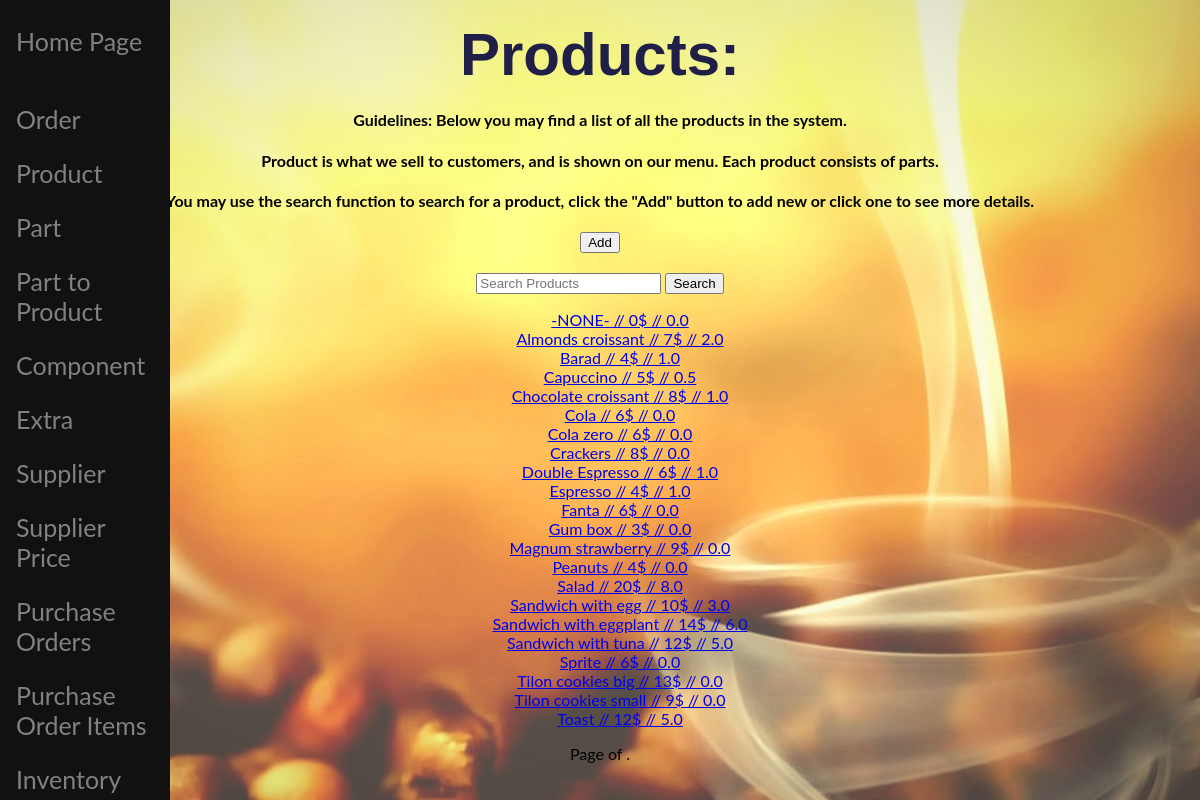
Screenshot of /polls/product_index/ with the database file from the repository.
### polls/models.py (models this page shows, shortened)
class Product(models.Model):
    pdes = models.CharField(max_length=48)  # description
    price = models.IntegerField(default=0)  # price of product
    prep = models.FloatField(default=0.0)  # time for preparation
    slug = models.SlugField(default="STRING")
    def get_name(self):
        return str(self.pdes) + " // " + str(self.price)  + "$ // " + str(self.prep)
    class Meta:
        ordering = ('pdes',)

### polls/views.py (the view)
# urls.py: url(r'product_index/$', views.ProductIndexView.as_view(), name="product_index"),
class ProductIndexView(generic.ListView):
    template_name = 'polls/product_index.html'
    context_object_name = 'all_products'
    def get_queryset(self):
        return Product.objects.order_by('pdes')

### polls/templates/polls/product_index.html (shortened to what this page needs)
{% extends 'polls/base.html' %}
{% block body %}
        <h1 align="center">Products:</h1>
<h4 align="center">Guidelines:  Below you may find a list of all the products in the system.</h4>
<h4 align="center">Product is what we sell to customers, and is shown on our menu. Each product consists of parts.</h4>
<h4 align="center">You may use the search function to search for a product, click the "Add" button to add new or click one to see more details.</h4>
    <div class="form-group" align="center">
            <div class="col-sm-offset-2 col-sm-10">
                <button id="myButton" class="float-left submit-button" >Add</button>
            </div>
    </div>
    <br>
    <form class="form-inline my-2 my-lg-1" method="GET" action="{% url 'polls:product_search' %}" align="center">
                <input type="text" class="form-control mr-sm-2" name="q" value="{{ request.GET.q }}"
                       placeholder="Search Products" aria-label="Search">
                <input type="submit" value="Search"></input>
    </form>
    <ul align="center">
            {% for product in all_products %}
                    <li class="list-group-item"><a href="{% url 'polls:product_detail' product.pk %}">{{ product.get_name }}</a></li>
            {% endfor %}
    </ul>
    <div class="pagination" align="center">
            <span class="step-links">
                <span class="current">
                    Page {{ all_products.number }} of {{ all_products.paginator.num_pages }}.
                </span>
            </span>
    </div>
{% endblock %}

### polls/static/polls/style.css (style rules this page uses)
body { background: center url("images/pic4.jpg"); font-family: "Lato", sans-serif; }

### polls/templates/polls/base.html (style rules this page uses)
html, body { font-family: "Lato", sans-serif; }
* { margin: 5; padding: 7; }
h1 { font-family: Arial, Helvetica, sans-serif; font-size:60px; margin-top: 20px; color: #1f1f47; margin-bottom: 10px; }

### rows the page displays
Product: get_name "-NONE- // 0$ // 0.0"
Product: get_name "Almonds croissant // 7$ // 2.0"
Product: get_name "Barad // 4$ // 1.0"
Product: get_name "Capuccino // 5$ // 0.5"
Product: get_name "Chocolate croissant // 8$ // 1.0"
Product: get_name "Cola // 6$ // 0.0"
Product: get_name "Cola zero // 6$ // 0.0"
Product: get_name "Crackers // 8$ // 0.0"
Product: get_name "Double Espresso // 6$ // 1.0"
Product: get_name "Espresso // 4$ // 1.0"
Product: get_name "Fanta // 6$ // 0.0"
Product: get_name "Gum box // 3$ // 0.0"
Product: get_name "Magnum strawberry // 9$ // 0.0"
Product: get_name "Peanuts // 4$ // 0.0"
Product: get_name "Salad // 20$ // 8.0"
Product: get_name "Sandwich with egg // 10$ // 3.0"
Product: get_name "Sandwich with eggplant // 14$ // 6.0"
Product: get_name "Sandwich with tuna // 12$ // 5.0"
Product: get_name "Sprite // 6$ // 0.0"
Product: get_name "Tilon cookies big // 13$ // 0.0"
Product: get_name "Tilon cookies small // 9$ // 0.0"
Product: get_name "Toast // 12$ // 5.0"
